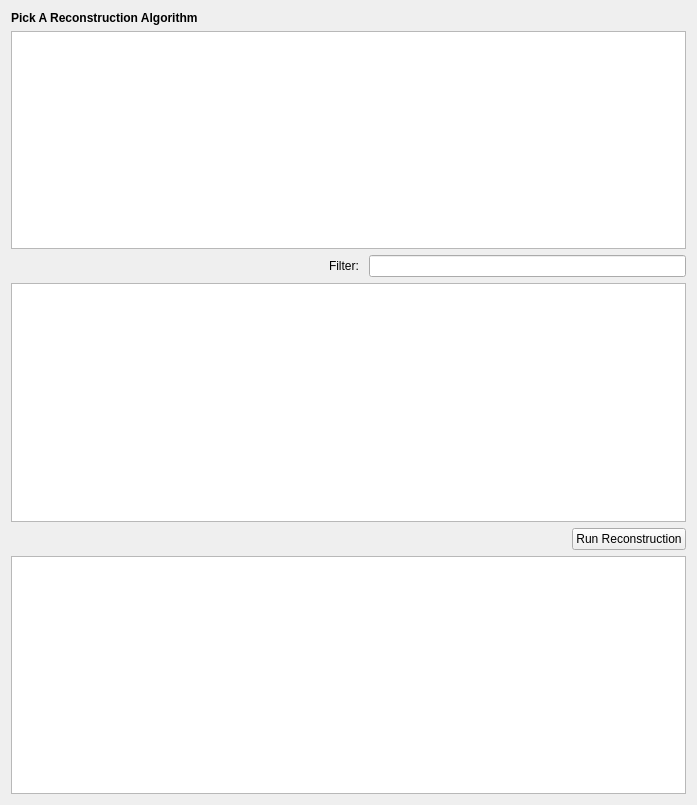
            <widget class="QWidget" name="scrollAreaWidgetContents_9">
             <property name="geometry">
              <rect>
               <x>0</x>
               <y>0</y>
               <width>697</width>
               <height>805</height>
              </rect>
             </property>
             <layout class="QVBoxLayout" name="verticalLayout_5">
              <item>
               <layout class="QHBoxLayout" name="reconstruction_all_horizontalLayout">
                <item>
                 <layout class="QVBoxLayout" name="reconstruction_pick_verticalLayout">
                  <property name="sizeConstraint">
                   <enum>QLayout::SetMaximumSize</enum>
                  </property>
                  <property name="topMargin">
                   <number>0</number>
                  </property>
                  <item>
                   <widget class="QLabel" name="reconstruction_pick_label">
                    <property name="font">
                     <font>
                      <weight>75</weight>
                      <bold>true</bold>
                      <underline>false</underline>
                     </font>
                    </property>
                    <property name="text">
                     <string>Pick A Reconstruction Algorithm</string>
                    </property>
                   </widget>
                  </item>
                  <item>
                   <widget class="QListWidget" name="reconstruction_listWidget"/>
                  </item>
                 </layout>
                </item>
               </layout>
              </item>
              <item>
               <layout class="QVBoxLayout" name="verticalLayout">
                <item>
                 <layout class="QHBoxLayout" name="run_reconstruction_horizontalLayout">
                  <item>
                   <spacer name="run_reconstruction_horizontalSpacer">
                    <property name="orientation">
                     <enum>Qt::Horizontal</enum>
                    </property>
                    <property name="sizeHint" stdset="0">
                     <size>
                      <width>40</width>
                      <height>20</height>
                     </size>
                    </property>
                   </spacer>
                  </item>
                  <item>
                   <widget class="QLabel" name="recon_filter_label">
                    <property name="text">
                     <string>Filter: </string>
                    </property>
                   </widget>
                  </item>
                  <item>
                   <widget class="QLineEdit" name="recon_filter"/>
                  </item>
                 </layout>
                </item>
               </layout>
              </item>
              <item>
               <widget class="QTreeView" name="reconstruction_table"/>
              </item>
              <item>
               <layout class="QHBoxLayout" name="horizontalLayout_8">
                <item>
                 <spacer name="horizontalSpacer_6">
                  <property name="orientation">
                   <enum>Qt::Horizontal</enum>
                  </property>
                  <property name="sizeHint" stdset="0">
                   <size>
                    <width>40</width>
                    <height>20</height>
                   </size>
                  </property>
                 </spacer>
                </item>
                <item>
                 <widget class="QPushButton" name="reconstruction_run_pushButton">
                  <property name="text">
                   <string>Run Reconstruction</string>
                  </property>
                 </widget>
                </item>
               </layout>
              </item>
              <item>
               <widget class="QTreeView" name="recon_progress_table"/>
              </item>
             </layout>
            </widget>
